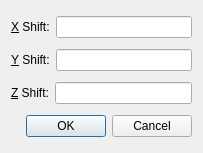
<?xml version="1.0" encoding="UTF-8"?>
<ui version="4.0">
 <class>MovementDialog</class>
 <widget class="QDialog" name="MovementDialog">
  <property name="geometry">
   <rect>
    <x>0</x>
    <y>0</y>
    <width>203</width>
    <height>153</height>
   </rect>
  </property>
  <property name="windowTitle">
   <string>Dialog</string>
  </property>
  <layout class="QVBoxLayout">
   <item>
    <layout class="QHBoxLayout">
     <item>
      <widget class="QLabel" name="label">
       <property name="text">
        <string>&amp;X Shift:</string>
       </property>
       <property name="buddy">
        <cstring>lineEdit_x</cstring>
       </property>
      </widget>
     </item>
     <item>
      <widget class="QLineEdit" name="lineEdit_x"/>
     </item>
    </layout>
   </item>
   <item>
    <layout class="QHBoxLayout">
     <item>
      <widget class="QLabel" name="label_2">
       <property name="text">
        <string>&amp;Y Shift:</string>
       </property>
       <property name="buddy">
        <cstring>lineEdit_y</cstring>
       </property>
      </widget>
     </item>
     <item>
      <widget class="QLineEdit" name="lineEdit_y"/>
     </item>
    </layout>
   </item>
   <item>
    <layout class="QHBoxLayout">
     <item>
      <widget class="QLabel" name="label_3">
       <property name="text">
        <string>&amp;Z Shift:</string>
       </property>
       <property name="buddy">
        <cstring>lineEdit_z</cstring>
       </property>
      </widget>
     </item>
     <item>
      <widget class="QLineEdit" name="lineEdit_z"/>
     </item>
    </layout>
   </item>
   <item>
    <layout class="QHBoxLayout">
     <item>
      <spacer>
       <property name="orientation">
        <enum>Qt::Horizontal</enum>
       </property>
       <property name="sizeHint" stdset="0">
        <size>
         <width>40</width>
         <height>20</height>
        </size>
       </property>
      </spacer>
     </item>
     <item>
      <widget class="QPushButton" name="okButton">
       <property name="text">
        <string>OK</string>
       </property>
      </widget>
     </item>
     <item>
      <widget class="QPushButton" name="cancelButton">
       <property name="text">
        <string>Cancel</string>
       </property>
      </widget>
     </item>
    </layout>
   </item>
  </layout>
 </widget>
 <resources/>
 <connections>
  <connection>
   <sender>okButton</sender>
   <signal>clicked()</signal>
   <receiver>MovementDialog</receiver>
   <slot>accept()</slot>
   <hints>
    <hint type="sourcelabel">
     <x>157</x>
     <y>222</y>
    </hint>
    <hint type="destinationlabel">
     <x>191</x>
     <y>129</y>
    </hint>
   </hints>
  </connection>
  <connection>
   <sender>cancelButton</sender>
   <signal>clicked()</signal>
   <receiver>MovementDialog</receiver>
   <slot>reject()</slot>
   <hints>
    <hint type="sourcelabel">
     <x>287</x>
     <y>222</y>
    </hint>
    <hint type="destinationlabel">
     <x>191</x>
     <y>129</y>
    </hint>
   </hints>
  </connection>
 </connections>
</ui>
